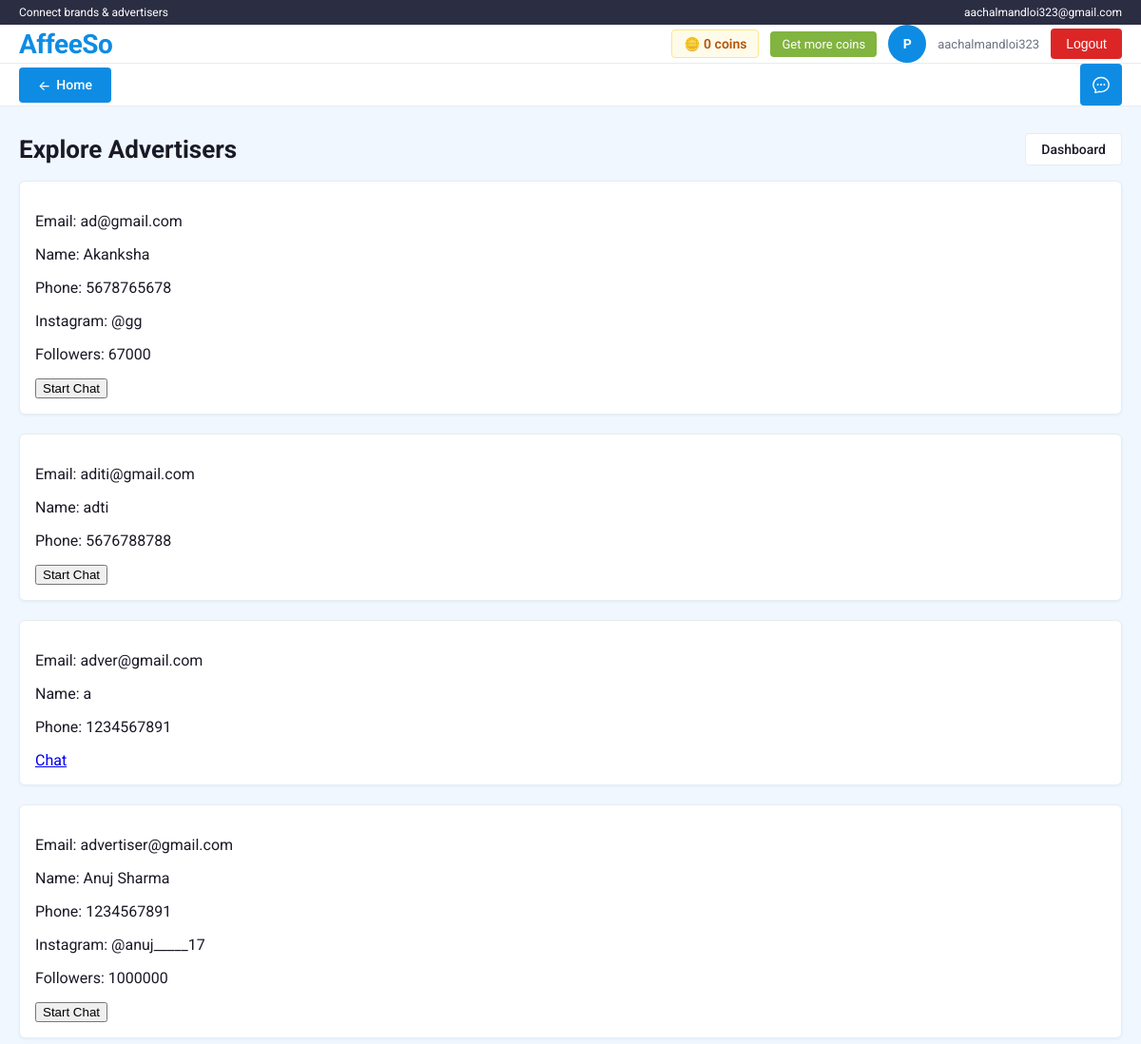
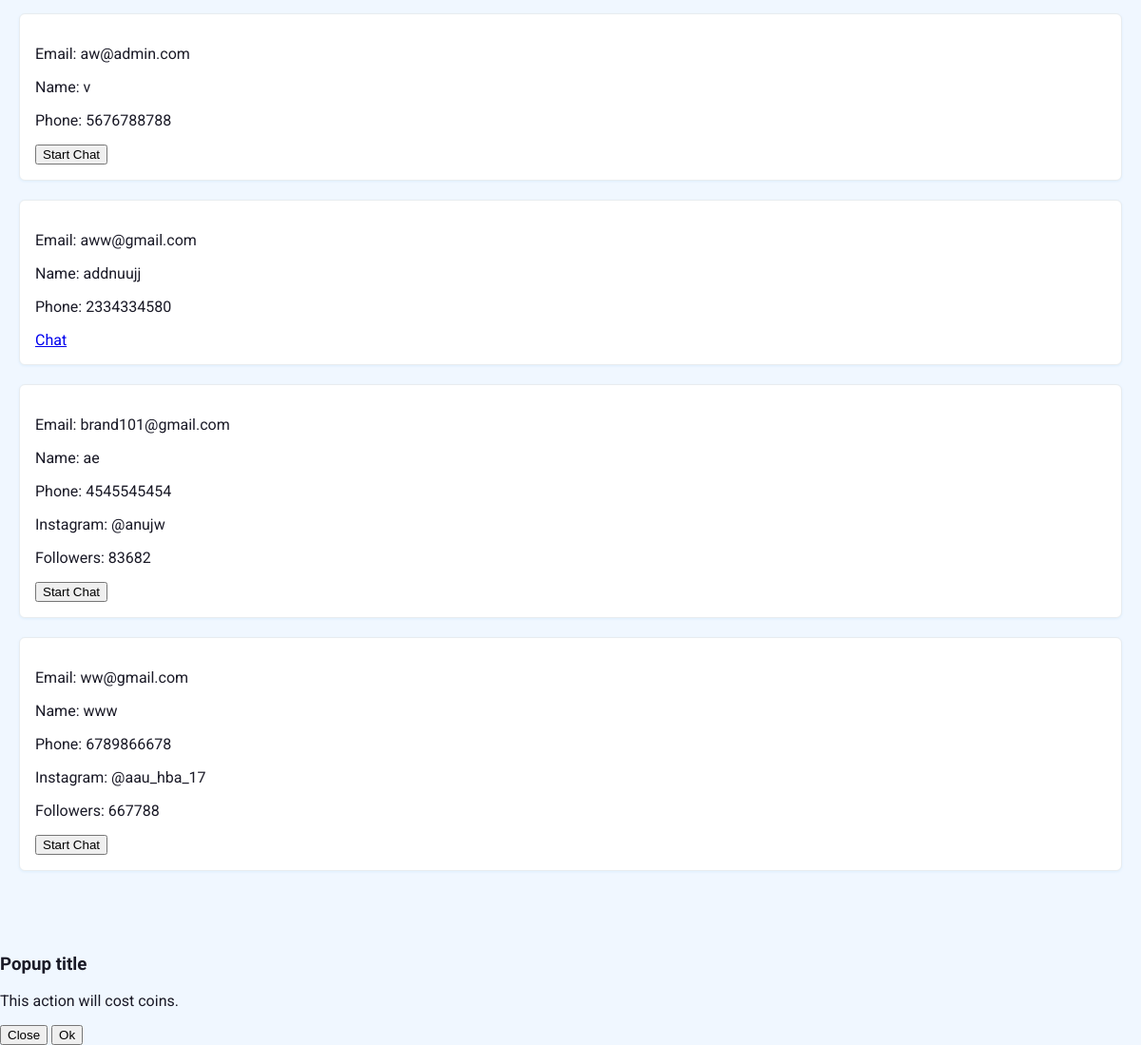
Page /explore/advertisers (signed in) on the committed database (2 pictures, top to bottom).
### app/models.py (models this page shows)
class User(Base):
    __tablename__ = "users"
    id = Column(Integer, primary_key=True, index=True)
    email = Column(String(255), unique=True, nullable=False, index=True)
    password_hash = Column(String(255), nullable=False)
    role = Column(SqlEnum(UserRole), default=UserRole.USER, nullable=False)
    coins = Column(Integer, default=0, nullable=False)
    is_active = Column(Boolean, default=True, nullable=False)
    created_at = Column(DateTime, default=datetime.utcnow, nullable=False)
    profile = relationship("Profile", back_populates="user", uselist=False)
    basic_profiles = relationship("BasicProfile", back_populates="user")
    approval_requests = relationship("ProfileApprovalRequest", back_populates="user")
    advertiser_profile_detail = relationship(
        "AdvertiserProfileDetail", back_populates="user", uselist=False
    )
    brand_profile_detail = relationship(
        "BrandProfileDetail", back_populates="user", uselist=False
    )
    sent_messages = relationship(
        "Message", back_populates="sender", foreign_keys="Message.sender_id"
    )
    received_messages = relationship(
        "Message", back_populates="receiver", foreign_keys="Message.receiver_id"
    )

class BasicProfile(Base):
    __tablename__ = "basic_profiles"
    __table_args__ = (
        UniqueConstraint("user_id", "profile_type", name="uq_basic_profile_user_type"),
    )
    id = Column(Integer, primary_key=True, index=True)
    user_id = Column(Integer, ForeignKey("users.id"), nullable=False, index=True)
    profile_type = Column(SqlEnum(ProfileType), nullable=False)
    name = Column(String(120), nullable=False)
    phone_number = Column(String(30), nullable=False)
    created_at = Column(DateTime, default=datetime.utcnow, nullable=False)
    updated_at = Column(DateTime, default=datetime.utcnow, nullable=False)
    user = relationship("User", back_populates="basic_profiles")

class AdvertiserProfileDetail(Base):
    __tablename__ = "advertiser_profile_details"
    id = Column(Integer, primary_key=True, index=True)
    user_id = Column(Integer, ForeignKey("users.id"), unique=True, nullable=False, index=True)
    instagram_id = Column(String(150), nullable=True)
    instagram_profile_url = Column(String(500), nullable=True)
    reel_cost = Column(Integer, nullable=True)
    collaboration_cost = Column(Integer, nullable=True)
    story_cost = Column(Integer, nullable=True)
    post_cost = Column(Integer, nullable=True)
    instagram_followers = Column(Integer, nullable=True)
    otp_verification_status = Column(
        SqlEnum(OtpVerificationStatus),
        default=OtpVerificationStatus.NOT_SENT,
        nullable=False,
    )
    verification_request_status = Column(
        SqlEnum(AdvertiserVerificationRequestStatus),
        default=AdvertiserVerificationRequestStatus.DRAFT,
        nullable=False,
    )
    created_at = Column(DateTime, default=datetime.utcnow, nullable=False)
    updated_at = Column(DateTime, default=datetime.utcnow, nullable=False)
    user = relationship("User", back_populates="advertiser_profile_detail")

### app/main.py (the view)
@app.get("/explore/advertisers", response_class=HTMLResponse)
def explore_advertisers_page(request: Request, db: Session = Depends(get_db)):
    _ensure_default_coin_cost_settings(db)
    user = _get_user_from_cookie(request, db)
    if not user:
        return RedirectResponse(url="/?error=Please login first.", status_code=303)
    if not _is_admin_user(user) and not _is_profile_type_approved(db, user.id, models.ProfileType.BRAND):
        return RedirectResponse(
            url="/dashboard?error=Only approved brands can explore advertisers.",
            status_code=303,
        )
    users = (
        db.query(models.User, models.BasicProfile, models.AdvertiserProfileDetail)
        .join(
            models.ProfileApprovalRequest,
            and_(
                models.ProfileApprovalRequest.user_id == models.User.id,
                models.ProfileApprovalRequest.profile_type == models.ProfileType.ADVERTISER,
                models.ProfileApprovalRequest.status == models.ProfileStatus.APPROVED,
            ),
        )
        .outerjoin(
            models.BasicProfile,
            and_(
                models.BasicProfile.user_id == models.User.id,
                models.BasicProfile.profile_type == models.ProfileType.ADVERTISER,
            ),
        )
        .outerjoin(
            models.AdvertiserProfileDetail,
            models.AdvertiserProfileDetail.user_id == models.User.id,
        )
        .filter(models.User.id != user.id)
        .order_by(models.User.email.asc())
        .all()
    )
    items = []
    for list_user, basic_profile, ad_detail in users:
        items.append(
            {
                "user": list_user,
                "basic_profile": basic_profile,
                "ad_detail": ad_detail,
                "has_chat": _has_existing_conversation(db, user.id, list_user.id),
            }
        )
    return templates.TemplateResponse(
        request,
        "explore_users.html",
        {
            "request": request,
            "user": user,
            "display_name": user.email.split("@")[0],
            "title": "Explore Advertisers",
            "empty_message": "No approved advertisers available right now.",
            "items": items,
            "start_chat_endpoint": "/ui/chat/start",
            "coin_costs": {
                "first_chat_cost": _coin_cost_for_user(db, user, COIN_ACTION_FIRST_CHAT),
                "explore_profile_cost": _coin_cost_for_user(db, user, COIN_ACTION_EXPLORE_PROFILE),
            },
            "is_admin": _is_admin_user(user),
            "success": request.query_params.get("success"),
            "error": request.query_params.get("error"),
        },
    )

### templates/explore_users.html (shortened to what this page needs)
<!DOCTYPE html>
<html lang="en">
<head>
</head>
<body class="affeeso-body">
  {% include 'partials/site_header.html' %}
  <main class="affeeso-main">
    <div class="affeeso-container">
      <div style="display:flex;align-items:center;justify-content:space-between;flex-wrap:wrap;gap:12px;margin-bottom:16px;">
        <h1 class="affeeso-page-title" style="margin:0;">{{ title }}</h1>
        <a href="/dashboard" class="affeeso-btn affeeso-btn-outline">Dashboard</a>
      </div>
    {% if items %}
      <div class="grid md:grid-cols-2 gap-4">
        {% for item in items %}
          <section class="affeeso-card" style="padding:16px;">
            <p class="text-sm"><span class="font-semibold">Email:</span> {{ item.user.email }}</p>
            <p class="text-sm"><span class="font-semibold">Name:</span> {{ item.basic_profile.name if item.basic_profile else '-' }}</p>
            <p class="text-sm"><span class="font-semibold">Phone:</span> {{ item.basic_profile.phone_number if item.basic_profile else '-' }}</p>
            {% if item.ad_detail and item.ad_detail.instagram_id %}
              <p class="text-sm"><span class="font-semibold">Instagram:</span> @{{ item.ad_detail.instagram_id }}</p>
              <p class="text-sm"><span class="font-semibold">Followers:</span> {{ item.ad_detail.instagram_followers or '-' }}</p>
            {% endif %}
            <div class="mt-3">
              {% if item.has_chat %}
                <a href="/chat-demo?user_id={{ item.user.id }}" class="inline-block bg-blue-600 text-white px-3 py-2 rounded text-sm">Chat</a>
              {% else %}
                <form action="{{ start_chat_endpoint }}/{{ item.user.id }}" method="post" class="js-paid-action" data-cost="{{ coin_costs.first_chat_cost or 0 }}" data-action-label="Start Chat">
                  <button class="bg-emerald-600 text-white px-3 py-2 rounded text-sm">Start Chat</button>
                </form>
              {% endif %}
            </div>
          </section>
        {% endfor %}
      </div>
    {% else %}
      <div class="affeeso-card" style="color:var(--text-muted);">{{ empty_message }}</div>
    {% endif %}
    </div>
  </main>
  <div id="coinModal" class="fixed inset-0 hidden items-center justify-center bg-slate-900/50 px-4">
    <div class="w-full max-w-md rounded-xl bg-white shadow-xl border border-slate-200">
      <div class="px-6 pt-6 pb-3 text-center">
        <h3 id="coinModalTitle" class="text-lg font-semibold text-slate-900">Popup title</h3>
        <p id="coinModalText" class="mt-2 text-sm text-slate-600">This action will cost coins.</p>
      </div>
      <div class="px-6 pb-6 flex gap-3 justify-center">
        <button id="coinModalCancel" type="button" class="w-32 rounded-lg border border-slate-200 bg-white px-4 py-2 text-sm font-medium text-slate-700 hover:bg-slate-50">Close</button>
        <button id="coinModalOk" type="button" class="w-32 rounded-lg bg-sky-600 px-4 py-2 text-sm font-semibold text-white hover:bg-sky-700">Ok</button>
      </div>
    </div>
  </div>
</body>
</html>

### templates/partials/site_header.html (shortened to what this page needs)
<link rel="stylesheet" href="/static/css/affeeso.css" />
<div class="affeeso-topbar">
  <div class="affeeso-container">
    <span>Connect brands &amp; advertisers</span>
    {% if user %}
      <span>{{ user.email }}</span>
    {% else %}
      <a href="/">Sign in / Register</a>
    {% endif %}
  </div>
</div>
<header class="affeeso-header">
  <div class="affeeso-container affeeso-header-main">
    <a href="/" class="affeeso-logo">AffeeSo</a>
    {% if user %}
      <div class="affeeso-header-actions">
        {% if user.role.value != 'admin' %}
          <span class="affeeso-coins">🪙 {{ user.coins }} coins</span>
          <details class="affeeso-coins-dropdown" style="position:relative;">
            <summary>Get more coins</summary>
          </details>
        {% endif %}
        <a href="/profile" class="affeeso-profile-link" title="Profile">P</a>
        <span class="affeeso-user">{{ display_name }}</span>
        <form action="/ui/logout" method="post" style="margin:0;">
          <button type="submit" class="affeeso-btn affeeso-btn-danger">Logout</button>
        </form>
      </div>
    {% else %}
      <span class="affeeso-user">Welcome</span>
    {% endif %}
  </div>
</header>
{% if show_nav|default(true) %}
<nav class="affeeso-nav">
  <div class="affeeso-container affeeso-nav-inner">
    <a href="/" class="affeeso-nav-home"><span aria-hidden="true">←</span> Home</a>
    {% if user %}
      <a href="/chat-demo" class="affeeso-nav-chat" title="Chat" aria-label="Open chat">
      </a>
    {% endif %}
  </div>
</nav>
{% endif %}

### static/css/affeeso.css (style rules this page uses)
:root { --primary: #0e8ce4; --primary-dark: #0b6db3; --primary-light: #e8f4fc; --accent-green: #82b440; --header-dark: #2b2d42; --bg-page: #f0f7ff; --bg-pattern: #f5f9fc; --bg-card: #ffffff; --text-dark: #1a1a27; --text-muted: #6b7280; --border: #e8ecef; --shadow-sm: 0 1px 3px rgba(14, 140, 228, 0.08); --shadow-md: 0 4px 14px rgba(14, 140, 228, 0.12); --radius: 4px; --radius-lg: 6px; }
* { box-sizing: border-box; }
body.affeeso-body { margin: 0; font-family: "Roboto", system-ui, -apple-system, sans-serif; background: var(--bg-page); color: var(--text-dark); min-height: 100vh; }
.affeeso-topbar { background: var(--header-dark); color: #fff; font-size: 12px; padding: 6px 0; }
.affeeso-topbar .affeeso-container { display: flex; align-items: center; justify-content: space-between; }
.affeeso-header { background: var(--bg-card); border-bottom: 1px solid var(--border); box-shadow: var(--shadow-sm); }
.affeeso-header-main { display: flex; align-items: center; justify-content: space-between; padding: 16px 0; gap: 16px; flex-wrap: wrap; }
.affeeso-logo { font-size: 28px; font-weight: 700; color: var(--primary); text-decoration: none; letter-spacing: -0.5px; }
.affeeso-header-actions { display: flex; align-items: center; gap: 12px; flex-wrap: wrap; }
.affeeso-coins { font-size: 14px; font-weight: 600; color: #b45309; background: #fffbeb; border: 1px solid #fde68a; padding: 6px 12px; border-radius: var(--radius); }
.affeeso-user { font-size: 13px; color: var(--text-muted); }
.affeeso-btn { display: inline-flex; align-items: center; justify-content: center; gap: 6px; padding: 8px 16px; font-size: 14px; font-weight: 500; border-radius: var(--radius); border: none; cursor: pointer; text-decoration: none; transition: background 0.15s, color 0.15s; }
.affeeso-btn-outline { background: #fff; color: var(--text-dark); border: 1px solid var(--border); }
.affeeso-btn-danger { background: #dc2626; color: #fff; }
.affeeso-profile-link { width: 40px; height: 40px; border-radius: 50%; background: var(--primary); color: #fff; display: inline-flex; align-items: center; justify-content: center; font-weight: 700; font-size: 14px; text-decoration: none; }
.affeeso-nav { background: var(--bg-card); border-bottom: 1px solid var(--border); }
.affeeso-nav-inner { display: flex; align-items: center; justify-content: space-between; padding: 10px 0; gap: 12px; }
.affeeso-nav-home { background: var(--primary); color: #fff; padding: 10px 20px; font-weight: 500; font-size: 14px; border-radius: var(--radius); text-decoration: none; display: inline-flex; align-items: center; gap: 6px; }
.affeeso-nav-chat { background: var(--primary); color: #fff; width: 44px; height: 44px; border-radius: var(--radius); display: inline-flex; align-items: center; justify-content: center; text-decoration: none; }
.affeeso-container { max-width: 1200px; margin: 0 auto; padding: 0 20px; }
.affeeso-main { padding: 28px 0 48px; }
.affeeso-page-title { font-size: 26px; font-weight: 700; margin: 0 0 20px; color: var(--text-dark); }
.affeeso-card { background: var(--bg-card); border: 1px solid var(--border); border-radius: var(--radius-lg); box-shadow: var(--shadow-sm); padding: 24px; margin-bottom: 20px; }
.affeeso-coins-dropdown summary { list-style: none; cursor: pointer; font-size: 13px; background: var(--accent-green); color: #fff; padding: 6px 12px; border-radius: var(--radius); }

### rows in the picture
User: email "aachalmandloi323@gmail.com", coins "0"
User: user.email "ad@gmail.com"
BasicProfile: basic_profile "Akanksha", basic_profile "5678765678"
AdvertiserProfileDetail: ad_detail.instagram_id "gg", ad_detail "67000"
User: user.email "aditi@gmail.com"
BasicProfile: basic_profile "adti", basic_profile "5676788788"
User: user.email "adver@gmail.com"
BasicProfile: basic_profile "a", basic_profile "1234567891"
User: user.email "advertiser@gmail.com"
BasicProfile: basic_profile "Anuj Sharma", basic_profile "1234567891"
AdvertiserProfileDetail: ad_detail.instagram_id "anuj_____17", ad_detail "1000000"
User: user.email "aw@admin.com"
BasicProfile: basic_profile "v", basic_profile "5676788788"
User: user.email "aww@gmail.com"
BasicProfile: basic_profile "addnuujj", basic_profile "2334334580"
User: user.email "brand101@gmail.com"
BasicProfile: basic_profile "ae", basic_profile "4545545454"
AdvertiserProfileDetail: ad_detail.instagram_id "anujw", ad_detail "83682"
User: user.email "ww@gmail.com"
BasicProfile: basic_profile "www", basic_profile "6789866678"
AdvertiserProfileDetail: ad_detail.instagram_id "aau_hba_17", ad_detail "667788"

### other values in the picture
{{ display_name }} "aachalmandloi323"
{{ title }} "Explore Advertisers"
